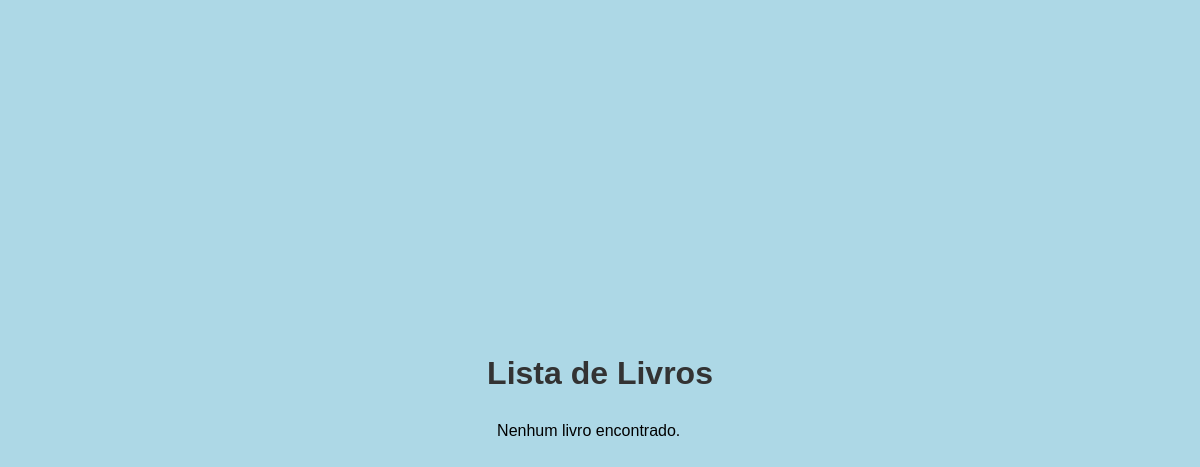
Before: /acervo/livros/ with the older database file.
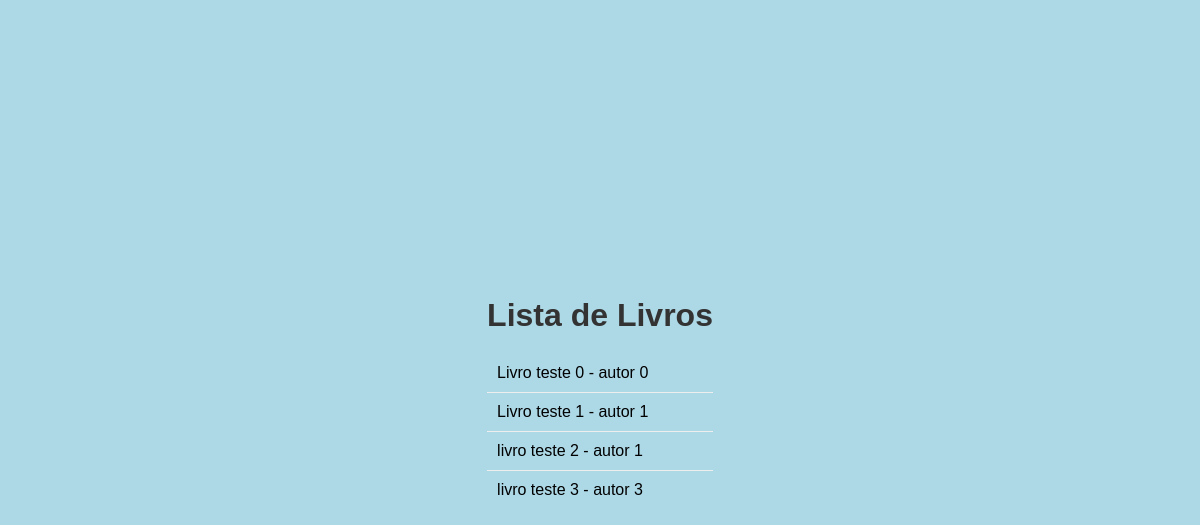
After: the same page with the newer database file.
### acervo/models.py (models this page shows, shortened)
class Livro(models.Model):
    titulo = models.CharField(max_length=255)
    autor = models.CharField(max_length=255)
    editora = models.CharField(max_length=255, null=True, blank=True)
    data_publicacao = models.DateField(null=True, blank=True)
    isbn = models.CharField(max_length=13, unique=True, null=True, blank=True)
    quantidade_total = models.PositiveIntegerField(default=1)
    quantidade_disponivel = models.PositiveIntegerField(default=1)

### acervo/views.py (the view)
# urls.py: path('livros/', LivroListView.as_view(), name='livros_lista'),
class LivroListView(ListView):
    model = Livro
    template_name = 'livros/livro_list.html'
    context_object_name = 'livros'

### acervo/templates/livros/livro_list.html (shortened to what this page needs)
{% load static %}
<!DOCTYPE html>
<html lang="pt-br">
<head>
</head>
<body>
    <div>
        <h1>Lista de Livros</h1>
        <ul>
            {% for livro in livros %}
                <li>{{ livro.titulo }} - {{ livro.autor }}</li>
            {% empty %}
                <li>Nenhum livro encontrado.</li>
            {% endfor %}
        </ul>
    </div>
</body>
</html>

Changed rows visible on the page:
added Livro: titulo "Livro teste 0", autor "autor 0"
added Livro: titulo "Livro teste 1", autor "autor 1"
added Livro: titulo "livro teste 2", autor "autor 1"
added Livro: titulo "livro teste 3", autor "autor 3"
Other visible differences:
text no longer shown: "Nenhum livro encontrado."
